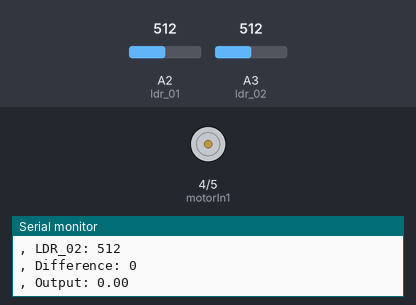
A sketch run on a simulated Arduino Uno, built with avr-gcc and run on an emulated ATmega328P. Shown: motor-driver pin pairs drawn as motors (green arrow = first pin HIGH = forward, orange = second pin HIGH = backward, longer = more drive, scaled by the enable pin), the last lines printed to the serial monitor. Inputs (shaded band) come from the test bench; at power-on: A2 (ldr_01) = 512, A3 (ldr_02) = 512.

Above: at 1.2 s.
1.3 s: A2 (ldr_01) set to 594
2.8 s: A2 (ldr_01) set to 630
At 3.9 s:
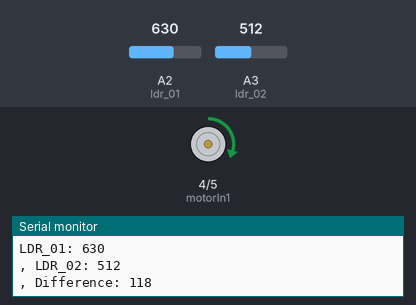
4.3 s: A3 (ldr_02) set to 538
At 4.7 s:
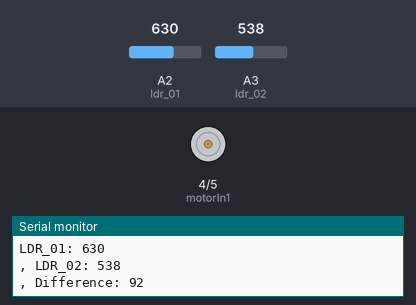
5.8 s: A3 (ldr_02) set to 612
7.3 s: A3 (ldr_02) set to 639
8.8 s: A2 (ldr_01) set to 511
At 10.2 s:
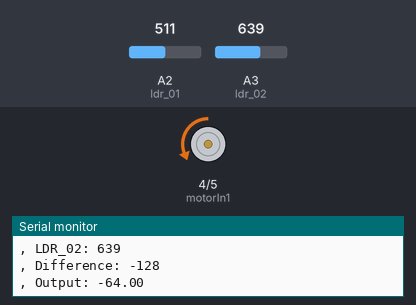
Timing chart, 0 to 11.3 s (numbered marks = the images above; inputs shaded):
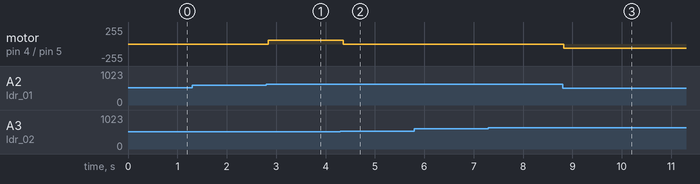

Measured:
- the behaviour switches between 611 and 612 on A2 (ldr_01) (found by bisection; images 0 and 1)
- the behaviour switches between 530 and 531 on A3 (ldr_02) (found by bisection; images 1 and 2)
- after the input at 2.8 s, motor on pin 4 (motorIn1) / pin 5 (motorIn2): stopped → forward 59/255 at once
- after the input at 4.3 s, motor on pin 4 (motorIn1) / pin 5 (motorIn2): forward 59/255 → stopped after 0.06 s
- after the input at 8.8 s, motor on pin 4 (motorIn1) / pin 5 (motorIn2): stopped → backward 64/255 at once

The sketch:

PFC_Project_Code.ino
```cpp
// Define pins for LDRs and motor
const int ldr_01 = A2;       // LDR module 1
const int ldr_02 = A3;       // LDR module 2
const int motorIn1 = 4;      // Motor direction control
const int motorIn2 = 5;      // Motor direction control
const int EnableA = 6;       // Motor PWM control

// Defining variables for P controller
double Kp = 0.5;             // Proportional gain
const int differenceThreshold = 100;  // Threshold for DC motor activation based on LDR difference

void setup()
{
  Serial.begin(9600);
  pinMode(ldr_01, INPUT);
  pinMode(ldr_02, INPUT);
  pinMode(motorIn1, OUTPUT);
  pinMode(motorIn2, OUTPUT);
  pinMode(EnableA, OUTPUT);
}
void loop()
{
  int ldrValue_01 = analogRead(ldr_01);
  int ldrValue_02 = analogRead(ldr_02);

  int difference = ldrValue_01 - ldrValue_02;

  // Implement P controller
  double output = Kp * difference;

  // Ensure the motor doesn't rotate if difference is below threshold
  if (abs(difference) < differenceThreshold)
  {
    output = 0;
  }
  // Determine motor direction based on which LDR has the lower value
  if (ldrValue_01 < ldrValue_02)
  {
    digitalWrite(motorIn1, LOW);  // Clockwise direction
    digitalWrite(motorIn2, HIGH);
  }
  else
  {
    digitalWrite(motorIn1, HIGH); // Anticlockwise direction
    digitalWrite(motorIn2, LOW);
  }
  // Apply PWM to the motor based on P controller output
  if (output > 0)
  {
    analogWrite(EnableA, output); // Set motor speed
  }
  else
  {
    analogWrite(EnableA, -output); // Set motor speed
  }

  // Printing values
  Serial.print("\nLDR_01: ");
  Serial.print(ldrValue_01);
  Serial.print("\n, LDR_02: ");
  Serial.print(ldrValue_02);
  Serial.print("\n, Difference: ");
  Serial.print(difference);
  Serial.print("\n, Output: ");
  Serial.println(output);

  delay(100);
}
```
